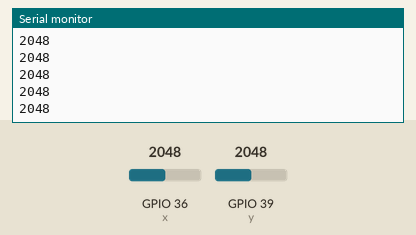
Bench run of a sketch on a simulated ESP32. Parts: the last lines printed to the serial monitor. The inputs (shaded band) are chosen by the test bench; at power-on: GPIO 36 (x) = 2048, GPIO 39 (y) = 2048.

Above: at 1.2 s.
1.3 s: GPIO 36 (x) set to 2866
At 1.31 s:
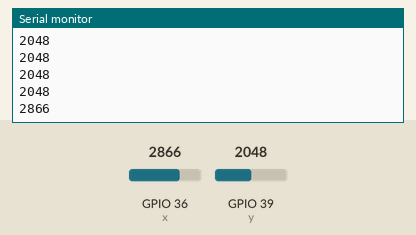
2.8 s: GPIO 36 (x) set to 3603
At 2.81 s:
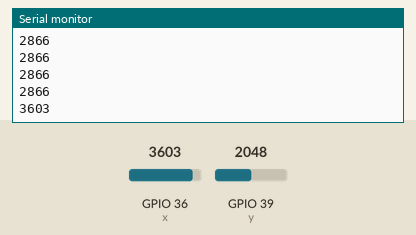
Timing chart, 0 to 5.8 s (numbered marks = the images above; inputs shaded):
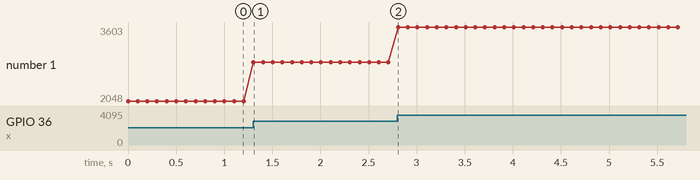

Measured:
- after the input at 1.3 s, the serial monitor: prints a new line at once (image 1)
- after the input at 2.8 s, the serial monitor: prints a new line at once (image 2)
- plotted number 1: 2048 → 2866 after the input at 1.3 s, 2866 → 3603 after the input at 2.8 s

The sketch:

JOYSTICK.ino
```cpp
#define x A0
#define y A3
int a=0;
int b=0;
void setup() {
  // put your setup code here, to run once:
  pinMode(x,INPUT);
  pinMode(y,INPUT);
Serial.begin(9600);
}

void loop() {
  // put your main code here, to run repeatedly:
a= analogRead(x);
b= analogRead(y);
Serial.printf("%d\n",a);
//Serial.printf("y=%d\n",b);
delay(100);
}
```
